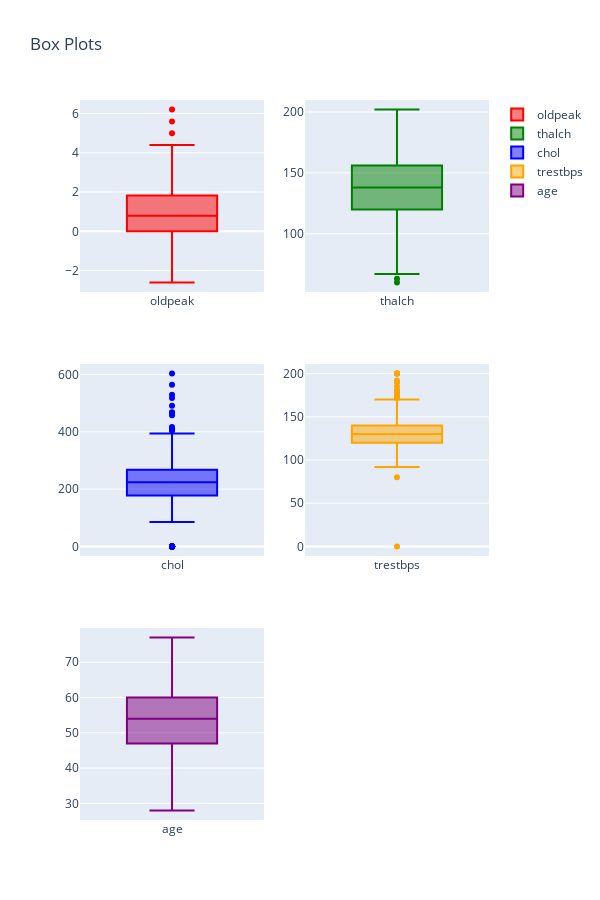

Here is the notebook cell this chart was saved with:
### Code cell
import plotly.graph_objs as go
from plotly.subplots import make_subplots

# Assuming 'numeric_cols' is a list of your numeric column names and 'df' is your DataFrame
colors = ['red', 'green', 'blue', 'orange', 'purple']

# Create subplots
fig = make_subplots(rows=3, cols=2)

for i, col in enumerate(numeric_cols):
    row = (i // 2) + 1
    col_pos = (i % 2) + 1
    fig.add_trace(go.Box(y=df[col], name=col, marker_color=colors[i]), row=row, col=col_pos)

fig.update_layout(height=900, width=600, title_text="Box Plots")
fig.show()

### Figure 1 — Plotly figure (JSON) as saved in the notebook; plotly's stock layout.template omitted (floating-point values rounded to 4 significant figures; data arrays with more than 128 entries replaced by an {"elided": "..."} marker saying what was removed)
{"data": [{"marker": {"color": "red"}, "name": "oldpeak", "type": "box", "xaxis": "x", "y": {"elided": "920 float values"}, "yaxis": "y"}, {"marker": {"color": "green"}, "name": "thalch", "type": "box", "xaxis": "x2", "y": {"elided": "920 float values"}, "yaxis": "y2"}, {"marker": {"color": "blue"}, "name": "chol", "type": "box", "xaxis": "x3", "y": {"elided": "920 float values"}, "yaxis": "y3"}, {"marker": {"color": "orange"}, "name": "trestbps", "type": "box", "xaxis": "x4", "y": {"elided": "920 float values"}, "yaxis": "y4"}, {"marker": {"color": "purple"}, "name": "age", "type": "box", "xaxis": "x5", "y": {"elided": "920 int values"}, "yaxis": "y5"}], "layout": {"height": 900, "title": {"text": "Box Plots"}, "width": 600, "xaxis": {"anchor": "y", "domain": [0, 0.45]}, "xaxis2": {"anchor": "y2", "domain": [0.55, 1]}, "xaxis3": {"anchor": "y3", "domain": [0, 0.45]}, "xaxis4": {"anchor": "y4", "domain": [0.55, 1]}, "xaxis5": {"anchor": "y5", "domain": [0, 0.45]}, "xaxis6": {"anchor": "y6", "domain": [0.55, 1]}, "yaxis": {"anchor": "x", "domain": [0.7333, 1]}, "yaxis2": {"anchor": "x2", "domain": [0.7333, 1]}, "yaxis3": {"anchor": "x3", "domain": [0.3667, 0.6333]}, "yaxis4": {"anchor": "x4", "domain": [0.3667, 0.6333]}, "yaxis5": {"anchor": "x5", "domain": [0, 0.2667]}, "yaxis6": {"anchor": "x6", "domain": [0, 0.2667]}}}
